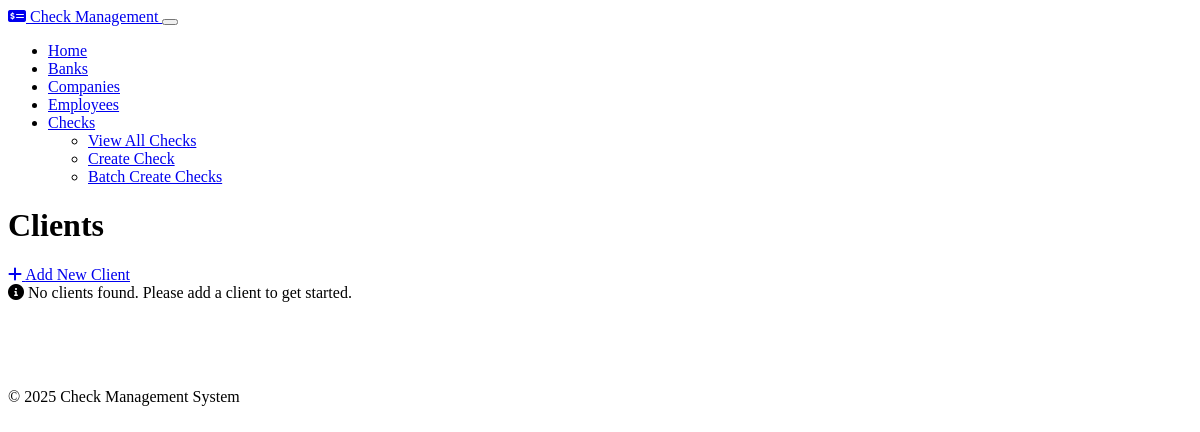
The app's page /clients, older data.
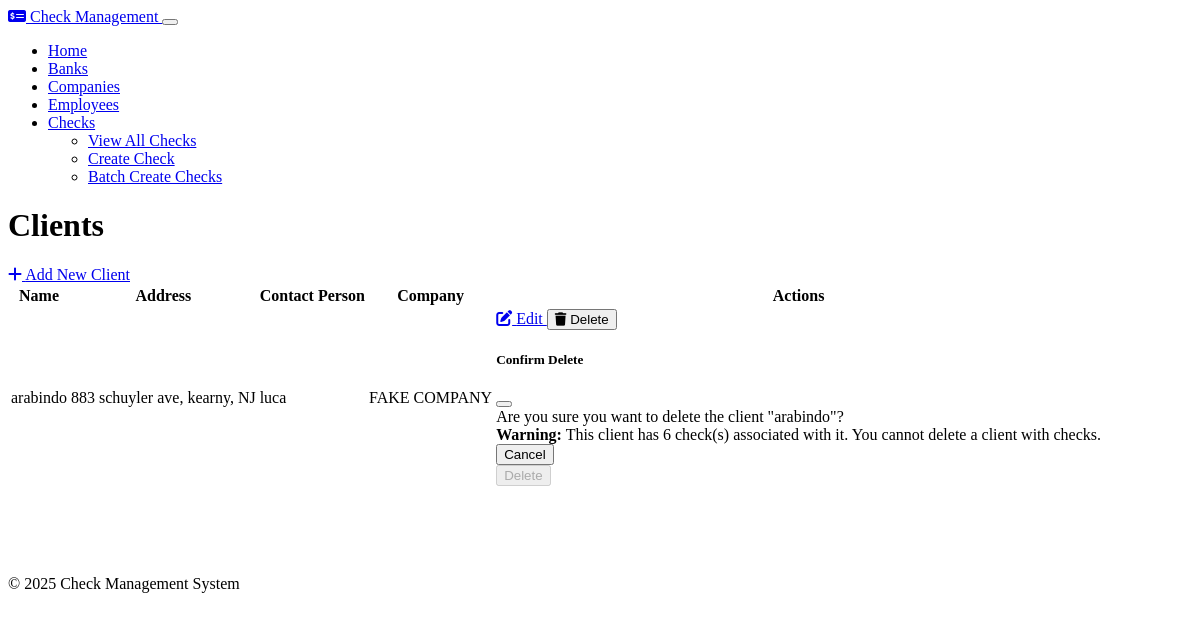
The same page, newer data.
### models.py (models this page shows, shortened)
class CompanyClient(db.Model):
    id = db.Column(db.Integer, primary_key=True)
    name = db.Column(db.String(100), nullable=False)
    address = db.Column(db.String(200), nullable=False)
    contact_person = db.Column(db.String(100))
    contact_email = db.Column(db.String(100))
    contact_phone = db.Column(db.String(20))
    company_id = db.Column(db.Integer, db.ForeignKey('company.id'), nullable=False)

class Company(db.Model):
    id = db.Column(db.Integer, primary_key=True)
    name = db.Column(db.String(100), nullable=False)
    address = db.Column(db.String(200), nullable=False)
    logo = db.Column(db.Text, nullable=True)  # Store as base64 encoded string
    default_bank_id = db.Column(db.Integer, db.ForeignKey('bank.id'), nullable=True)
    employees = db.relationship('Employee', backref='company', lazy=True, cascade="all, delete-orphan")
    checks = db.relationship('Check', backref='company', lazy=True, cascade="all, delete-orphan")
    clients = db.relationship('CompanyClient', backref='company', lazy=True, cascade="all, delete-orphan")
    default_bank = db.relationship('Bank', backref='companies')

### routes.py (the view)
    @app.route('/clients')
    def clients_index():
        clients = CompanyClient.query.all()
        return render_template('clients/index.html', clients=clients)

### templates/clients/index.html
{% extends 'layout.html' %}
{% block content %}
<div class="d-flex justify-content-between align-items-center mb-4">
    <h1>Clients</h1>
    <a href="{{ url_for('clients_create') }}" class="btn btn-primary">
        <i class="fas fa-plus me-1"></i> Add New Client
    </a>
</div>
{% if clients %}
    <div class="table-responsive">
        <table class="table table-hover">
            <thead>
                <tr>
                    <th>Name</th>
                    <th>Address</th>
                    <th>Contact Person</th>
                    <th>Company</th>
                    <th>Actions</th>
                </tr>
            </thead>
            <tbody>
                {% for client in clients %}
                    <tr>
                        <td>{{ client.name }}</td>
                        <td>{{ client.address }}</td>
                        <td>{{ client.contact_person }}</td>
                        <td>{{ client.company.name }}</td>
                        <td>
                            <div class="btn-group" role="group">
                                <a href="{{ url_for('clients_edit', id=client.id) }}" class="btn btn-sm btn-secondary">
                                    <i class="fas fa-edit"></i> Edit
                                </a>
                                <button type="button" class="btn btn-sm btn-danger" data-bs-toggle="modal" data-bs-target="#deleteModal{{ client.id }}">
                                    <i class="fas fa-trash"></i> Delete
                                </button>
                            </div>
                            <div class="modal fade" id="deleteModal{{ client.id }}" tabindex="-1" aria-labelledby="deleteModalLabel{{ client.id }}" aria-hidden="true">
                                <div class="modal-dialog">
                                    <div class="modal-content">
                                        <div class="modal-header">
                                            <h5 class="modal-title" id="deleteModalLabel{{ client.id }}">Confirm Delete</h5>
                                            <button type="button" class="btn-close" data-bs-dismiss="modal" aria-label="Close"></button>
                                        </div>
                                        <div class="modal-body">
                                            Are you sure you want to delete the client "{{ client.name }}"?
                                            {% if client.checks %}
                                                <div class="alert alert-warning mt-2">
                                                    <strong>Warning:</strong> This client has {{ client.checks|length }} check(s) associated with it. You cannot delete a client with checks.
                                                </div>
                                            {% endif %}
                                        </div>
                                        <div class="modal-footer">
                                            <button type="button" class="btn btn-secondary" data-bs-dismiss="modal">Cancel</button>
                                            <form action="{{ url_for('clients_delete', id=client.id) }}" method="post">
                                                <button type="submit" class="btn btn-danger" {% if client.checks %}disabled{% endif %}>Delete</button>
                                            </form>
                                        </div>
                                    </div>
                                </div>
                            </div>
                        </td>
                    </tr>
                {% endfor %}
            </tbody>
        </table>
    </div>
{% else %}
    <div class="alert alert-info">
        <i class="fas fa-info-circle me-2"></i> No clients found. Please add a client to get started.
    </div>
{% endif %}
{% endblock %}

Row changes from the older to the newer data that the page shows:
added CompanyClient: name "arabindo", address "883 schuyler ave, kearny, NJ", contact_person "luca", company.name "FAKE COMPANY", checks|length "6"
Text that changed along with them:
text no longer shown: "No clients found. Please add a client to get started."
text now shown: "Name Address Contact Person Company Actions"
